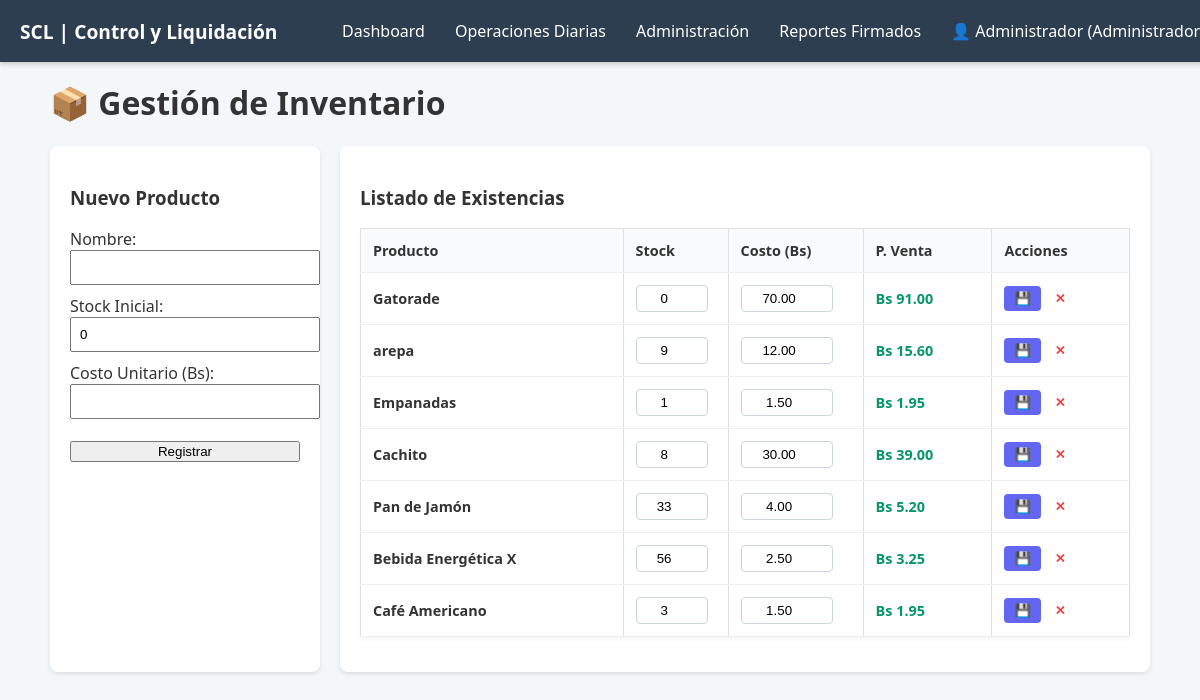
Page /gestion/form_inventario.php (signed in) on the committed database.
### tables this page shows
CREATE TABLE `inventario` (
  `id_producto` int(11) NOT NULL,
  `nombre_producto` varchar(100) NOT NULL,
  `stock_actual` int(11) NOT NULL,
  `costo_unitario` decimal(10,2) NOT NULL,
  `ultima_venta_fecha` date DEFAULT NULL
);

### gestion/form_inventario.php (the view, shortened to what this page needs)
<?php
include '../includes/db_connect.php';
$res_margen = $conn->query("SELECT margen_ganancia_estandar FROM parametros_negocio LIMIT 1");
$fila_margen = $res_margen->fetch_assoc();
$margen_porcentaje = $fila_margen ? $fila_margen['margen_ganancia_estandar'] : 0;
$resultado_inventario = $conn->query("SELECT * FROM inventario ORDER BY id_producto DESC");
?>
<!DOCTYPE html>
<html lang="es">
<head>
    <link rel="stylesheet" href="../css/style.css">
</head>
<body>
    <?php include '../includes/menu.php'; ?>
    <div class="container">
        <h1>📦 Gestión de Inventario</h1>
        <div class="grid-inv">
            <section class="card">
                <h3>Nuevo Producto</h3>
                <form method="POST">
                    <label>Nombre:</label>
                    <input type="text" name="nombre_producto" required style="width:100%; margin-bottom:10px; padding:8px;">
                    <label>Stock Inicial:</label>
                    <input type="number" name="stock_actual" value="0" required style="width:100%; margin-bottom:10px; padding:8px;">
                    <label>Costo Unitario (Bs):</label>
                    <input type="number" step="0.01" name="costo_unitario" required style="width:100%; margin-bottom:20px; padding:8px;">
                    <button type="submit" name="btn_guardar" class="btn-login" style="width:100%;">Registrar</button>
                </form>
            </section>
            <section class="card">
                <h3>Listado de Existencias</h3>
                <table>
                    <thead>
                        <tr>
                            <th>Producto</th>
                            <th width="80">Stock</th>
                            <th width="110">Costo (Bs)</th>
                            <th>P. Venta</th>
                            <th>Acciones</th>
                        </tr>
                    </thead>
                    <tbody>
                        <?php if ($resultado_inventario && $resultado_inventario->num_rows > 0): ?>
                            <?php while($row = $resultado_inventario->fetch_assoc()):
                                $costo = $row['costo_unitario'];
                                $precio_venta = $costo + ($costo * ($margen_porcentaje / 100));
                            ?>
                            <tr>
                                <form method="POST">
                                    <td>
                                        <strong><?php echo htmlspecialchars($row['nombre_producto']); ?></strong>
                                    </td>
                                    <td>
                                        <input type="number" name="nuevo_stock" value="<?php echo $row['stock_actual']; ?>" class="input-inline w-stock">
                                    </td>
                                    <td>
                                        <input type="number" step="0.01" name="nuevo_costo" value="<?php echo $costo; ?>" class="input-inline w-costo">
                                    </td>
                                    <td class="txt-precio">Bs <?php echo number_format($precio_venta, 2); ?></td>
                                    <td>
                                        <button type="submit" name="btn_actualizar_stock" class="btn-save-stock" title="Guardar cambios">💾</button>
                                        <a href="?delete_id=<?php echo $row['id_producto']; ?>"
                                           onclick="return confirm('¿Eliminar producto?')" class="btn-del" style="margin-left:10px;">✕</a>
                                    </td>
                                </form>
                            </tr>
                            <?php endwhile; ?>
                        <?php else: ?>
                            <tr><td colspan="5" style="text-align: center; color: gray;">No hay productos.</td></tr>
                        <?php endif; ?>
                    </tbody>
                </table>
            </section>
        </div>
    </div>
</body>
</html>

### css/style.css (style rules this page uses)
body { font-family: 'Segoe UI', Tahoma, Geneva, Verdana, sans-serif; background-color: #f4f7f9; margin: 0; padding: 20px; color: #333; }
table { width: 100%; border-collapse: collapse; margin: 15px 0; box-shadow: 0 2px 5px rgba(0, 0, 0, 0.05); }
th, td { border: 1px solid #e0e0e0; padding: 12px 15px; text-align: left; font-size: 0.9em; }
th { background-color: #f0f8ff; color: #333; font-weight: bold; }

### gestion/form_inventario.php (style rules this page uses)
.container { max-width: 1100px; margin: 20px auto; padding: 20px; }
.grid-inv { display: grid; grid-template-columns: 1fr 3fr; gap: 20px; }
.card { background: white; padding: 20px; border-radius: 8px; box-shadow: 0 2px 4px rgba(0,0,0,0.1); }
table { width: 100%; border-collapse: collapse; margin-top: 15px; }
th, td { padding: 12px; border-bottom: 1px solid #eee; text-align: left; }
th { background: #f8fafc; }
.btn-del { color: #ef4444; text-decoration: none; font-weight: bold; font-size: 0.9em; }
.input-inline { padding: 5px; border: 1px solid #cbd5e1; border-radius: 4px; text-align: center; }
.w-stock { width: 60px; }
.w-costo { width: 80px; }
.btn-save-stock { background: #6366f1; color: white; border: none; padding: 5px 10px; border-radius: 4px; cursor: pointer; }
.txt-precio { color: #059669; font-weight: bold; }

### rows in the picture
inventario: nombre_producto "Gatorade", nuevo_stock "0", nuevo_costo "70.00", precio_venta "91.00"
inventario: nombre_producto "arepa", nuevo_stock "9", nuevo_costo "12.00", precio_venta "15.60"
inventario: nombre_producto "Empanadas", nuevo_stock "1", nuevo_costo "1.50", precio_venta "1.95"
inventario: nombre_producto "Cachito", nuevo_stock "8", nuevo_costo "30.00", precio_venta "39.00"
inventario: nombre_producto "Pan de Jamón", nuevo_stock "33", nuevo_costo "4.00", precio_venta "5.20"
inventario: nombre_producto "Bebida Energética X", nuevo_stock "56", nuevo_costo "2.50", precio_venta "3.25"
inventario: nombre_producto "Café Americano", nuevo_stock "3", nuevo_costo "1.50", precio_venta "1.95"

### other values in the picture
$user_display "Administrador…"
